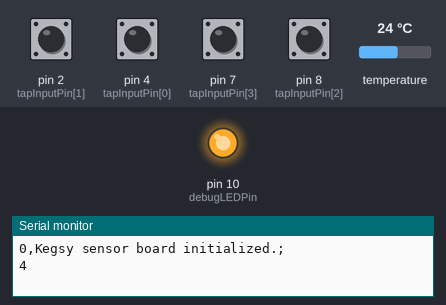
The sketch below on a simulated Arduino Uno, built with avr-gcc and run on an emulated ATmega328P. Shown: output pins drawn as LEDs (lit = HIGH), the last lines printed to the serial monitor. The test bench sets the inputs (shaded band); at power-on: pin 2 (tapInputPin[1]), pin 4 (tapInputPin[0]), pin 7 (tapInputPin[3]), pin 8 (tapInputPin[2]) HIGH, temperature 24 °C.

Above: at 0.1 s.
At 3.6 s:
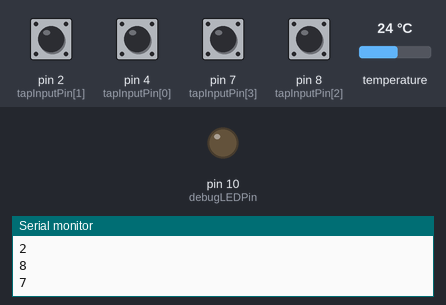
3.7 s: pin 2 (tapInputPin[1]) pulled LOW for 0.15 s
Timing chart, 0 to 6.7 s (numbered marks = the images above; inputs shaded):
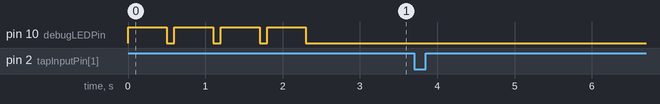

The sketch:

kegsy.ino
```cpp
// requires CmdMessenger v3:
//   https://github.com/thijse/Arduino-Libraries/tree/master/CmdMessenger
#include <CmdMessenger.h>
#include <OneWire.h>

#define DEBUG  1 // not installed yet, mock missing things
int i;
bool ledState = 0;

// output
const int debugLEDPin = 10;

// taps
int numTaps = 4;
unsigned long tapState[] = { 0, 0, 0, 0 };

int tapOnline[]  = { 1, 1, 1, 1 }; // taps can be offline for maintenance, &c
int tapInputPin[] = { 4, 2, 8, 7 };
long tapPourCount[] = { 0, 0, 0, 0};

// temperature
int tempPin = 12;
OneWire ds(tempPin);

float temperature = 0;

// scheduling
const unsigned long sampleInterval = 100; // 100ms interval.
unsigned long lastSampleTime = 0;

// cmdMessenger
CmdMessenger cmdMessenger = CmdMessenger(Serial);

// cmdMessenger command listing
 // This is the list of recognized commands. These can be commands that can either be sent or received.
 // In order to receive, attach a callback function to these events
 //
 // Note that commands work both directions:
 // - All commands can be sent
 // - Commands that have callbacks attached can be received
 //
 // This means that both sides should have an identical command list:
 // both sides can either send it or receive it (or even both)

enum
{
  kAck,
  kError,
  kStatus,
  // kPour,
  // kPourEnd,
  kStart, // can be used to ensure that any data is resynced on reboot, as sensor won't start on its own. but, don't like the complexity?
};

// not having static commands seems to make things harder. can also define
//   outside of enum
const int kDisableTap = 11;  // disable a tap
const int kEnableTap = 12;

const int kPour  = 31;
const int kPourEnd = 32;


void OnUnknownCommand()
{
  cmdMessenger.sendCmd(kAck, "Command unknown (no callback defined)");
}

void OnStatus()
{
  cmdMessenger.sendCmdStart(kStatus);
  cmdMessenger.sendCmdArg("temperature");
  cmdMessenger.sendCmdArg(temperature,2);
  cmdMessenger.sendCmdEnd();
}

void OnDisable()
{
  int tapId = cmdMessenger.readIntArg();

  tapOnline[tapId] = 0;
  if (!tapOnline[tapId]) {
    cmdMessenger.sendCmd(kAck, "tap offline");
  }
}

void OnEnable()
{
  int tapId = cmdMessenger.readIntArg();

  tapOnline[tapId] = 1;
  if (!tapOnline[tapId]) {
    cmdMessenger.sendCmd(kAck, "tap online");
  }
}

void OnPour(int tapId) {
  unsigned long pourTime = millis() - tapState[i];
  cmdMessenger.sendCmdStart(kPour);
  cmdMessenger.sendCmdArg(tapId);
  cmdMessenger.sendCmdArg(tapPourCount[tapId]);
  cmdMessenger.sendCmdArg(pourTime);
  cmdMessenger.sendCmdArg("pour");
  cmdMessenger.sendCmdEnd();
}

void OnPourEnd(int tapId) {
  unsigned long pourTime = millis() - tapState[i];

  // emit pourEnd event
  cmdMessenger.sendCmdStart(kPourEnd);
  cmdMessenger.sendCmdArg(tapId);
  cmdMessenger.sendCmdArg(tapPourCount[tapId]);
  cmdMessenger.sendCmdArg(pourTime);
  cmdMessenger.sendCmdArg("pourEnd");
  cmdMessenger.sendCmdEnd();

  // reset & get ready for next pour
  tapPourCount[tapId] += 1;
  tapState[tapId] = 0; // TODO use enum for states?
}

void attachCommandCallbacks() {
  cmdMessenger.attach(OnUnknownCommand);
  cmdMessenger.attach(kStatus, OnStatus);
  cmdMessenger.attach(kDisableTap, OnDisable);
  cmdMessenger.attach(kEnableTap, OnEnable);
}

void blink() {
  digitalWrite(debugLEDPin, HIGH);
  delay(500);
  digitalWrite(debugLEDPin, LOW);
  delay(100);
}

void setup() {
  Serial.begin(57600);
  cmdMessenger.printLfCr();
  attachCommandCallbacks();

  cmdMessenger.sendCmd(kAck, "Kegsy sensor board initialized."); // TODO version string

  // initialize pins
  pinMode(debugLEDPin, OUTPUT);
  for (i=0; i<numTaps; i++){
    Serial.println(tapInputPin[i]);
    pinMode(tapInputPin[i], INPUT_PULLUP);
    blink();
  }
}

int readTapSensor(int sensorPin) {
  // filter (debounce, etc) sensor, and return a stable reading which purports
  //   to show if the tap is active

  // should this use tapId instead?
  int sensorState = digitalRead(sensorPin);
  if (sensorState == LOW) {
    return 1;
  } else {
    return 0;
  }
}

float readTempSensor() {
  // returns temperature in degrees celsius
  //   adapted from http://bildr.org/2011/07/ds18b20-arduino/

  byte data[12];
  byte addr[8];

  if ( !ds.search(addr)) {
    ds.reset_search();
    return -1000;
  }
  if ( OneWire::crc8( addr, 7) != addr[7]) {
    cmdMessenger.sendCmd(kError, "CRC error received while reading temperature sensor");
    return -1000;
  }
  ds.reset();
  ds.select(addr);
  ds.write(0x44,1); // start temp conversion, with parasite power on at the end

  // doing the request / read in a single go may block event loop?
  byte present = ds.reset();
  ds.select(addr);
  ds.write(0xBE); // read from device scratchpad.

  for (int i = 0; i < 9; i++) {
    data[i] = ds.read();
  }
  ds.reset_search();

  byte MSB = data[1];
  byte LSB = data[0];

  float tempRead = ((MSB <<8) | LSB); // using two's compliment
  float tempFinal = tempRead / 16;

  return tempFinal;
}

void checkTemperature() {
  temperature = readTempSensor();
}

void checkTaps() {
  // poll the physical sensors, and update tap states
  for (i=0; i<numTaps; i++){
    if (tapOnline[i]) {
      int tapActive = readTapSensor(tapInputPin[i]);
      if (tapActive != 0 || tapState[i] !=0) { // dealing with a pour - need to
        if (tapState[i] == 0) { // this is a new pour, save start time
          tapState[i] = millis();
        }
        if (tapActive == 0) { // pour has ended since last check
          OnPourEnd(i);
        } else
        { // otherwise, a pour is on-going
          OnPour(i);
        }
      }
    }
  }
}

// Returns if it has been more than interval (in ms) ago. Used for periodic actions
bool hasExpired(unsigned long &prevTime, unsigned long interval) {
  if (  millis() - prevTime > interval ) {
    prevTime = millis();
    return true;
  } else
    return false;
}

void loop() {
  // Process incoming serial commands
  cmdMessenger.feedinSerialData();
  if (hasExpired(lastSampleTime, sampleInterval))
  {
    checkTaps(); //
    checkTemperature();
  }
}

void debugTapState() {
  cmdMessenger.sendCmd(kAck, "Debug triggered");

  for (i=0; i<numTaps; i++){
   if (tapState[i] != 0) { // interesting things only plz
    Serial.print(" tap");
    Serial.print(i+1);
    Serial.print("  state=");
    Serial.println(tapState[i]);
   }
  }
}

// TODO:
//   debug constant (ISDEF
//   need a way to get persisted tap state (# pours, offline?) back from the
//   controlling computer?
```
